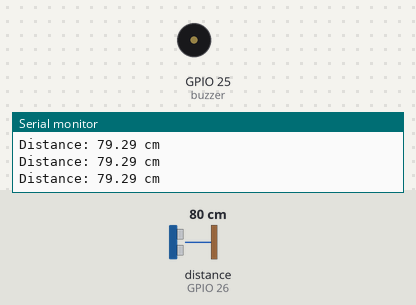
Bench run of a program on a simulated ESP32. Shown: buzzer (waves = sounding), the last lines printed to the serial monitor. Wiring (inferred from the names in the program): ultrasonic range finder: trigger GPIO 27; echo GPIO 26. Inputs (shaded band) come from the test bench; at power-on: distance to the obstacle (sensor on GPIO 26) 80 cm. The echo pulse lasts 58.3 µs per cm.

Above: at 1.2 s.
1.3 s: distance to the obstacle (sensor on GPIO 26) set to 12 cm
2.8 s: distance to the obstacle (sensor on GPIO 26) set to 9 cm
At 3.5 s:
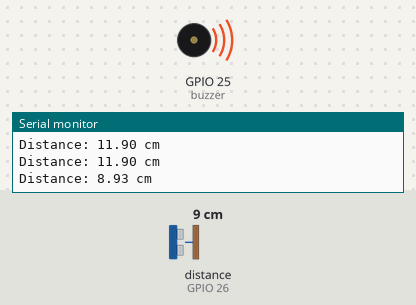
Timing chart, 0 to 10.3 s (numbered marks = the images above; inputs shaded):
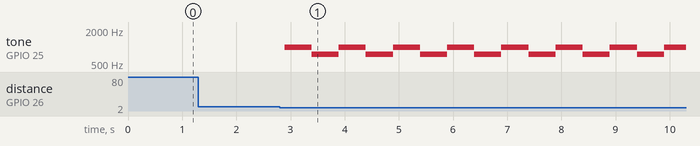

The program:

main.cpp
```cpp
#include <Arduino.h>

// ESP32 GPIO pins for the HC-SR04 ultrasonic sensor
#define echoPin 26
#define trigPin 27

// ESP32 GPIO pin for the buzzer
const int buzzer = 25;

// Variables for the ultrasonic sensor
long duration;
float distance;

void setup() {
  // Opens port 9600 for serial communication
  Serial.begin(9600);

  // Sets the HC-SR04 pins
  pinMode(trigPin, OUTPUT);
  pinMode(echoPin, INPUT);

  // Sets the buzzer pin as an OUTPUT
  pinMode(buzzer, OUTPUT);

  // Make sure the buzzer starts off
  noTone(buzzer);
}

void loop() {
  // Clears the trigPin
  digitalWrite(trigPin, LOW);
  delayMicroseconds(2);

  // Sends a 10 microsecond trigger pulse
  digitalWrite(trigPin, HIGH);
  delayMicroseconds(10);
  digitalWrite(trigPin, LOW);

  // Reads the echoPin, with a 30 ms timeout
  duration = pulseIn(echoPin, HIGH, 30000);

  // If no echo was received, don't calculate a false distance
  if (duration == 0) {
    Serial.println("No echo received");
    noTone(buzzer);
    delay(100);
    return;
  }

  // Calculate the distance in centimetres
  distance = duration * 0.034 / 2;

  // Print the distance on the Serial Monitor
  Serial.print("Distance: ");
  Serial.print(distance);
  Serial.println(" cm");

  // If the distance is less than 10 cm, sound the buzzer
  if (distance < 10) {
    tone(buzzer, 1000);
    delay(500);
    tone(buzzer, 750);
    delay(500);
  } else {
    noTone(buzzer);
    delay(100);
  }
}
```

Measured:
- the behaviour switches between 11 and 10 cm on distance to the obstacle (sensor on GPIO 26) (found by bisection; images 0 and 1)
- after the input at 2.8 s, tone on GPIO 25 (buzzer): alternates 1000 Hz for 0.50 s and 750 Hz for 0.50 s, starting after 0.09 s
